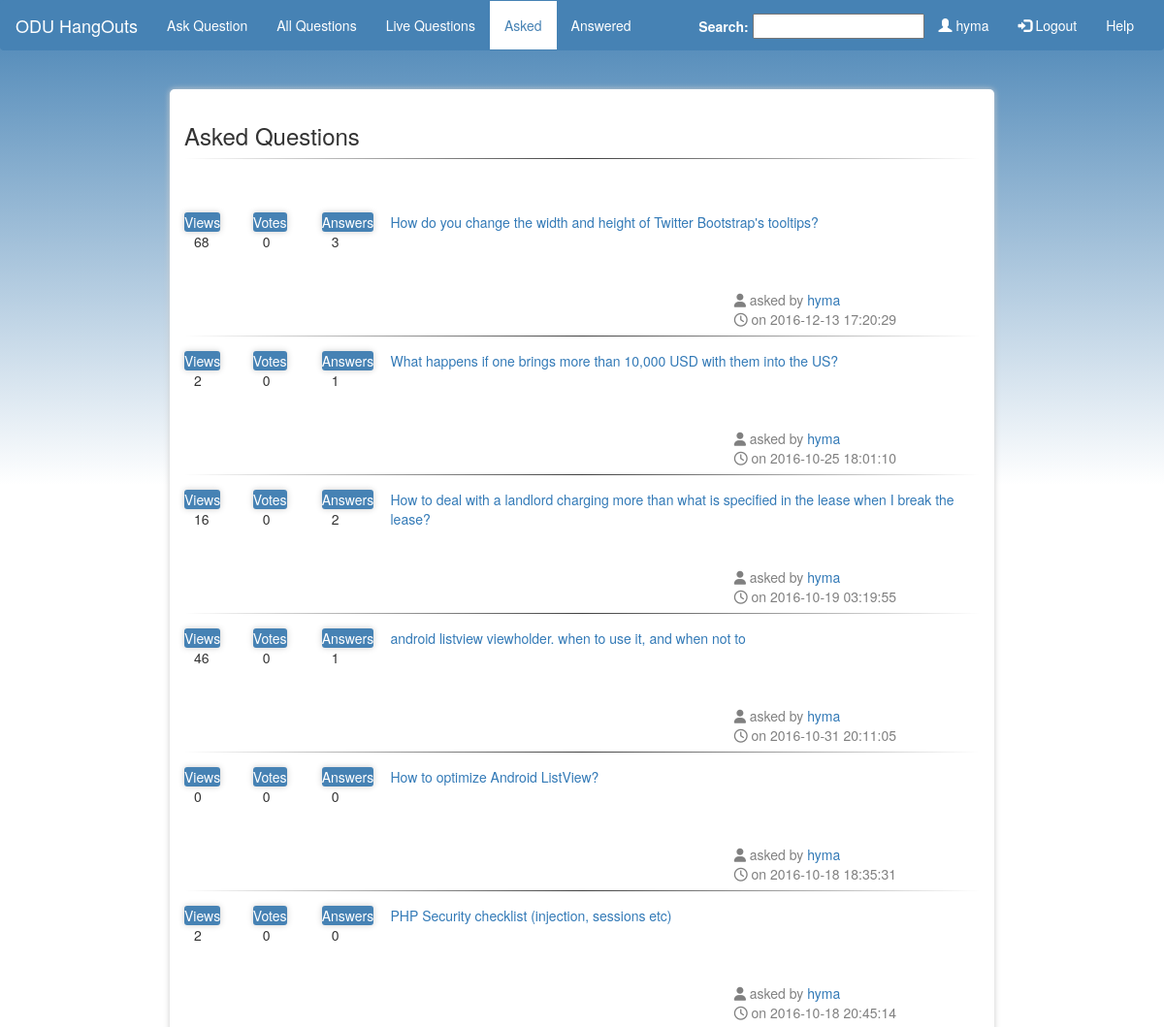
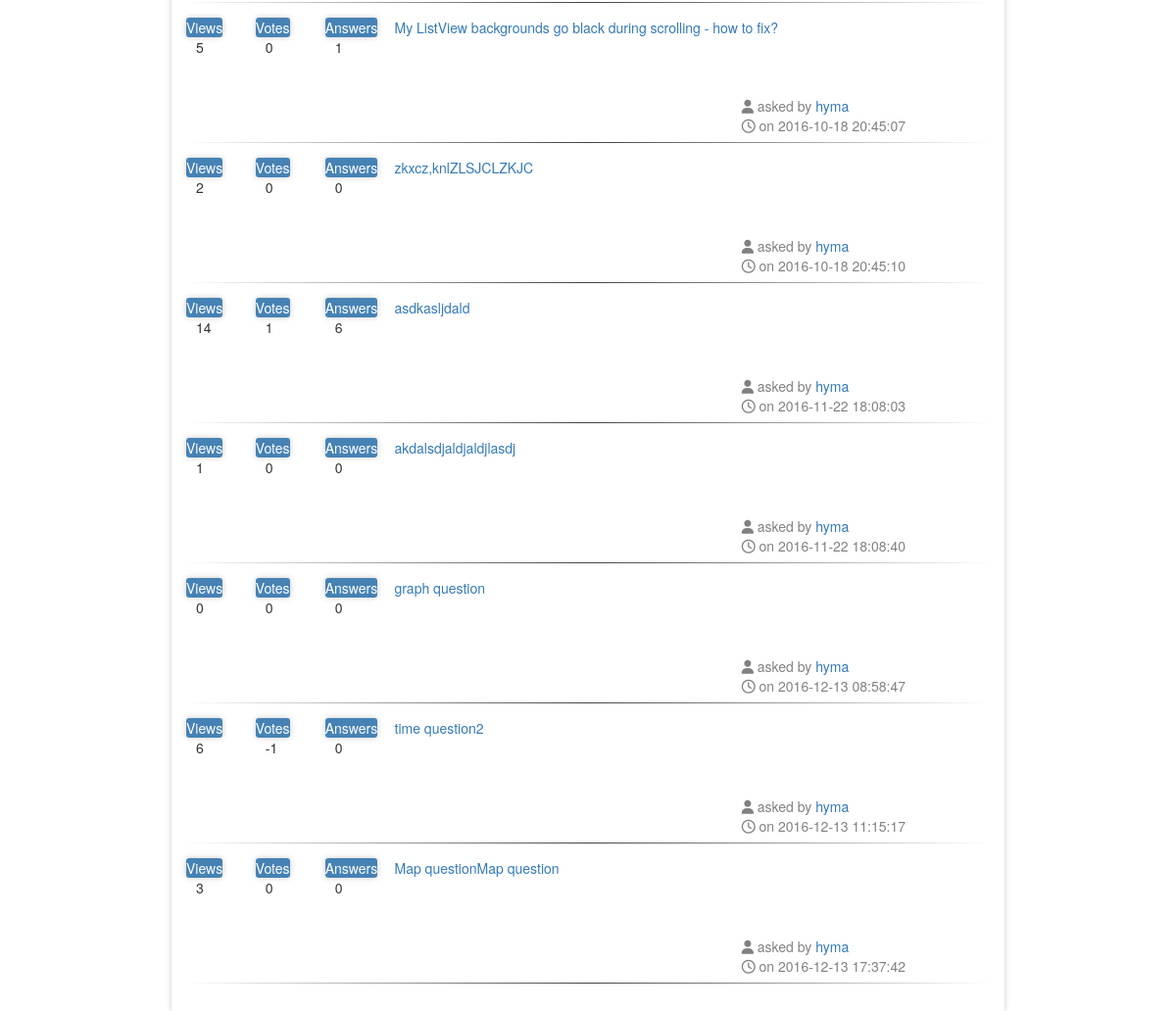
/my_questions.php (signed in), run on the app's committed database (2 pictures, top to bottom).
### tables this page shows
CREATE TABLE `questions` (
  `qid` int(20) NOT NULL,
  `qnd_user` varchar(20) NOT NULL,
  `question_title` text NOT NULL,
  `question` longtext NOT NULL,
  `views` int(11) DEFAULT NULL,
  `q_created` timestamp NOT NULL DEFAULT CURRENT_TIMESTAMP,
  `votes` int(11) NOT NULL DEFAULT '0',
  `freeze` tinyint(1) NOT NULL DEFAULT '0',
  `tags` varchar(100) NOT NULL
);

### my_questions.php (the view, shortened to what this page needs)
<html>
    <head>
        <?php include 'header.php' ?>
    </head>
    <body>
        <?php include 'config.php'; include 'db_connect.php'; include 'navbar.php'; ?>
        <div class="container">
            <h3>Asked Questions</h3>
            <hr>
            <br><br>
            <?php
                $query = "SELECT * from questions where qnd_user = '".mysqli_real_escape_string($link, $_SESSION['username'])."'";
                if($result = mysqli_query($link, $query)) {
                    while($row = mysqli_fetch_array($result)) {
                        $query_answers = "SELECT count(*) from answers where qid = '".$row['qid']."'";
                        $result_answers = mysqli_query($link, $query_answers);
                        $row_answers = mysqli_fetch_array($result_answers);
                    ?>
                        <div class='row'>
                        <div class ='col-md-1'>
                        <span style="background-color: #4682B4; color:white; text-align: center;  border-radius: 3px; box-shadow: 0 0 6px #ccc;">Views</span><br>
                        <span style="position:relative; left:10px;"> <?php echo $row['views']; ?></span>
                        </div>
                        <div class ='col-md-1'>
                        <span style="background-color: #4682B4; color:white; text-align: center;  border-radius: 3px; box-shadow: 0 0 6px #ccc;">Votes</span><br>
                        <span style="position:relative; left:10px;"> <?php echo $row['votes']; ?></span>
                        </div>
                        <div class ='col-md-1'>
                        <span style="background-color: #4682B4; color:white; text-align: center;  border-radius: 3px; box-shadow: 0 0 6px #ccc;">Answers</span><br>
                        <span style="position:relative; left:10px;"> <?php echo $row_answers[0]; ?></span>
                        </div>
                        <a href="display_question.php?qid= <?php echo $row['qid']; ?> "rel="tooltip" data-html="true" title = "" onmouseover="answer_tooltip(this.id)" class = "question_hyperlink col-md-9 red-tooltip" id = "<?php echo $row['qid']; ?>" > <?php echo htmlentities($row['question_title']); ?></a>
                        </div>
                        <br><br>
                        <div class="row">
                        <div class="col-sm-4 col-sm-offset-8"><span class="asked_by"><i class="fa fa-user" aria-hidden="true"></i> asked by </span><a href=""> <?php echo $row['qnd_user'];  ?></a></div>
                        </div>
                        <div class="row">
                        <div class="col-sm-4 col-sm-offset-8 asked_by"><span class="asked_by"><i class="fa fa-clock-o" aria-hidden="true"></i> on </span>
                        <?php echo $row['q_created']; ?> </div>
                        </div>
                        <hr>
                    <?php }
                }
            ?>
        </div>
    </body>
</html>

### style.css (style rules this page uses)
body { background:url(bg.jpg),repeating-linear-gradient(steelblue,white); background-size: 6000px 10px,6000px 500px; background-repeat: no-repeat,no-repeat; }
.container { position: relative; top: 20px; border-radius: 5px; box-shadow: 0 0 6px #ccc; padding: 15px 15px 15px 15px; width: 850px; background-color: white; }
hr { margin-top: 0.5em; margin-bottom: 15px; margin-left: auto; margin-right: auto; border: 0; height: 1px; background-image: linear-gradient(to right, rgba(0, 0, 0, 0), rgba(0, 0, 0, 0.75), rgba(0, 0, 0, 0)); }
.asked_by { color: grey; }

### data on the page
questions: views "68", votes "0", row_answers "3", question_title "How do you change the width and height of Twitter Bootstrap's tooltips?", qnd_user "hyma", q_created "2016-12-13 17:20:29"
questions: views "2", votes "0", row_answers "1", question_title "What happens if one brings more than 10,000 USD with them into the US?", qnd_user "hyma", q_created "2016-10-25 18:01:10"
questions: views "16", votes "0", row_answers "2", question_title "How to deal with a landlord charging more than what is specified in the lease when I break the lease?", qnd_user "hyma", q_created "2016-10-19 03:19:55"
questions: views "46", votes "0", row_answers "1", question_title "android listview viewholder. when to use it, and when not to", qnd_user "hyma", q_created "2016-10-31 20:11:05"
questions: views "0", votes "0", row_answers "0", question_title "How to optimize Android ListView?", qnd_user "hyma", q_created "2016-10-18 18:35:31"
questions: views "2", votes "0", row_answers "0", question_title "PHP Security checklist (injection, sessions etc)", qnd_user "hyma", q_created "2016-10-18 20:45:14"
questions: views "5", votes "0", row_answers "1", question_title "My ListView backgrounds go black during scrolling - how to fix?", qnd_user "hyma", q_created "2016-10-18 20:45:07"
questions: views "2", votes "0", row_answers "0", question_title "zkxcz,knlZLSJCLZKJC", qnd_user "hyma", q_created "2016-10-18 20:45:10"
questions: views "14", votes "1", row_answers "6", question_title "asdkasljdald", qnd_user "hyma", q_created "2016-11-22 18:08:03"
questions: views "1", votes "0", row_answers "0", question_title "akdalsdjaldjaldjlasdj", qnd_user "hyma", q_created "2016-11-22 18:08:40"
questions: views "0", votes "0", row_answers "0", question_title "graph question", qnd_user "hyma", q_created "2016-12-13 08:58:47"
questions: views "6", votes "-1", row_answers "0", question_title "time question2", qnd_user "hyma", q_created "2016-12-13 11:15:17"
questions: views "3", votes "0", row_answers "0", question_title "Map questionMap question", qnd_user "hyma", q_created "2016-12-13 17:37:42"

### other printed values
$_SESSION['username'] "hyma"
